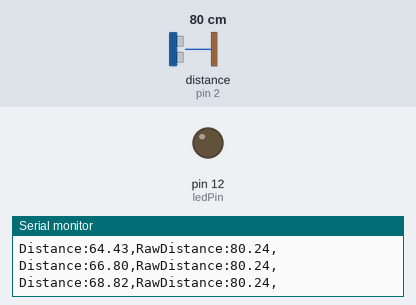
This sketch was run on a simulated Arduino Uno, built with avr-gcc and run on an emulated ATmega328P. On the bench: output pins drawn as LEDs (lit = HIGH), the last lines printed to the serial monitor. Wiring (inferred from the names in the program): ultrasonic range finder: trigger pin 3; echo pin 2. The inputs (shaded band) are chosen by the test bench; at power-on: distance to the obstacle (sensor on pin 2) 80 cm. The echo pulse lasts 58.3 µs per cm; pins used as bus, display or sensor lines are not drawn.

Above: at 1.7 s.
1.8 s: distance to the obstacle (sensor on pin 2) set to 11 cm
4.8 s: distance to the obstacle (sensor on pin 2) set to 8 cm
At 6.0 s:
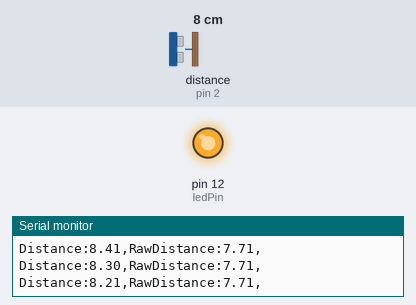
6.6 s: distance to the obstacle (sensor on pin 2) set to 18 cm
At 7.3 s:
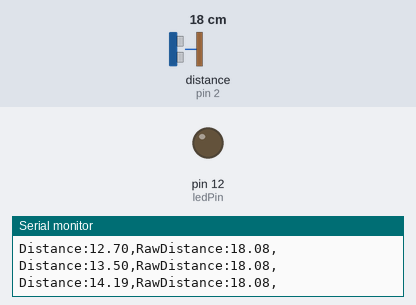
8.3 s: distance to the obstacle (sensor on pin 2) set to 12 cm
11.3 s: distance to the obstacle (sensor on pin 2) set to 10 cm
At 13.1 s:
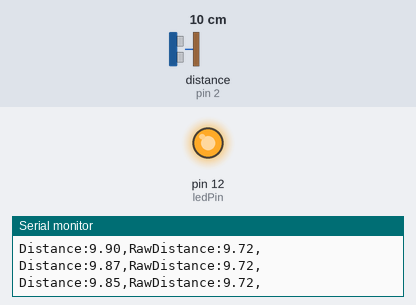
Timing chart, 0 to 14.6 s (numbered marks = the images above; inputs shaded):
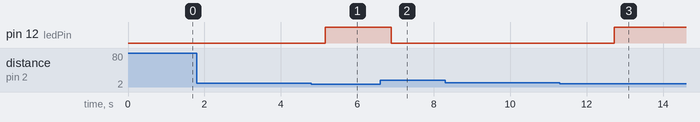

The sketch:

distance_sensor.ino
```cpp
const uint8_t echoPin = 2;
const uint8_t trigPin = 3;
const uint8_t ledPin = 12;

long duration;
float distance = 0;
float rawDistance = 0;
float lastDistance = 0;
float lowPass = 0.15;

void setup()
{
    pinMode(trigPin, OUTPUT);
    pinMode(echoPin, INPUT);
    pinMode(ledPin, OUTPUT);

    // Serial Communication is starting with 9600 of
    // baudrate speed
    Serial.begin(115200);

    // The text to be printed in serial monitor
    Serial.println(F("Distance measurement using Arduino Uno."));
    delay(500);
}

void loop(){
    digitalWrite(trigPin, LOW);
    delayMicroseconds(2); // wait for 2 ms to avoid
                          // collision in serial monitor
    digitalWrite(trigPin, HIGH); // turn on the Trigger to generate pulse
    delayMicroseconds(10); // keep the trigger "ON" for 10 ms to generate
             // pulse for 10 ms.

    digitalWrite(trigPin, LOW); // Turn off the pulse trigger to stop
                       // pulse generation

    // If pulse reached the receiver echoPin
    // become high Then pulseIn() returns the
    // time taken by the pulse to reach the
    // receiver

    duration = pulseIn(echoPin, HIGH);
    lastDistance = distance;
    rawDistance = duration * 0.0344 / 2; // Expression to calculate
                                 // distance using time

    if (abs(rawDistance - lastDistance) <= 700) {
      distance = lowPass * rawDistance + (1 - lowPass) * lastDistance;
    }

    Serial.print("Distance:");
    Serial.print(distance); // Print the output in serial monitor
    Serial.print(",");
    Serial.print("RawDistance:");
    Serial.print(rawDistance);
    Serial.println(",");
    delay(100);

    if (distance < 10) {
      digitalWrite(ledPin, HIGH);
    } else {
      digitalWrite(ledPin, LOW);
    }
}
```

Measured:
- the behaviour switches between 10 and 9 cm on distance to the obstacle (sensor on pin 2) (found by bisection; images 0 and 1)
- the behaviour switches between 11 and 10 cm on distance to the obstacle (sensor on pin 2) (found by bisection; images 2 and 3)
- after the input at 4.8 s, pin 12 (ledPin): LOW → HIGH after 0.36 s
- after the input at 6.6 s, pin 12 (ledPin): HIGH → LOW after 0.29 s
- after the input at 11.3 s, pin 12 (ledPin): LOW → HIGH after 1.4 s
